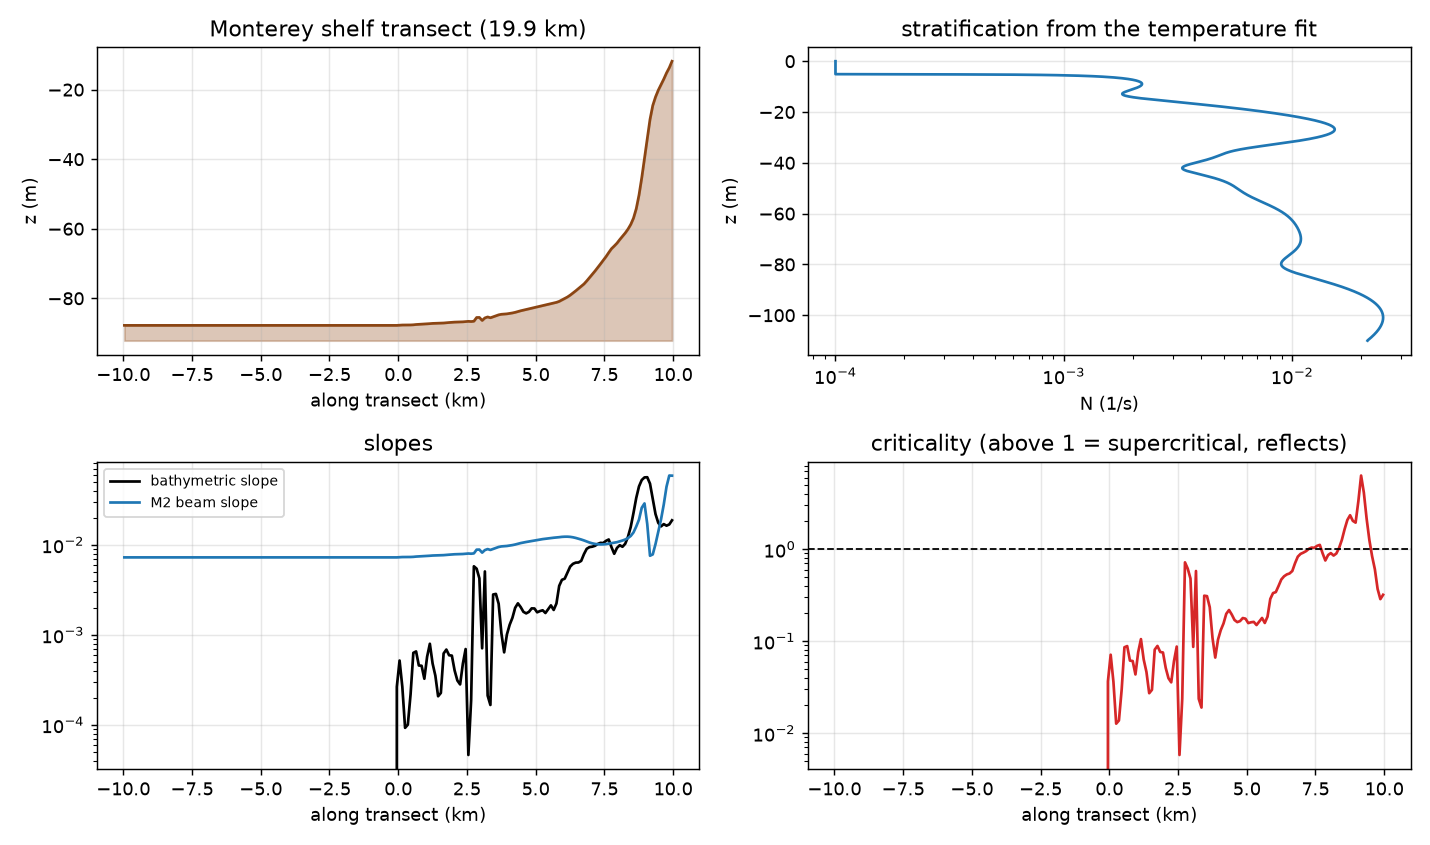

This chart was generated by the following Python code:
#!/usr/bin/env python3
"""mry_setup.py -- turn the Monterey data into a model configuration.

  python mry_setup.py --bathy narrow_bathy_100m.csv --out grids/mryshelf

Reads the two data files and writes what the solver needs:

  grids/mryshelf/*.m   boundary curves for gridGen, with the measured depth
                       profile embedded (no file I/O from inside Octave)
  mry_N.txt            N(z) table, from the temperature fit
  mry_setup.png        what the configuration looks like, and whether the
                       internal tide is sub- or supercritical along it

WHAT THE DATA ARE

narrow_bathy_100m.csv is a 10.1 km transect in UTM zone 10N (EPSG 26910),
three columns 100 m apart, so effectively a 1-D depth profile, 6-88 m deep.
MRY_profile.txt is a seven-Gaussian fit of temperature against depth over the
same 0-110 m range. Together they describe a shallow shelf slab, NOT the deep
canyon -- the canyon is >1000 m and is not in these files.

WHY THE CONFIGURATION MATTERS MORE THAN THE GEOMETRY

At 36.8 N the M2 tide has f/omega = 0.62, so rotation cuts the beam slope by
22% and cannot be left out. N varies from 2.1e-3 near the surface to 8.9e-3
near the bottom, a factor of four, so a single scalar N is not usable either.
Both are reported below so the numbers are on record before any run.
"""
import argparse
import os

import numpy as np

# MRY_profile.txt: T(z) = sum a_i exp(-((z-b_i)/c_i)^2), z in m (negative down)
FIT_A = [12.69, 0.3666, 2.163, -0.2957, 1.343, 4.714, 0.5697]
FIT_B = [-2.649, -43.06, -56.65, -29.76, -70.12, -88.98, -25.25]
FIT_C = [85.04, 8.703, 14.45, 5.569, 11.93, 17.79, 11.71]

G = 9.81
ALPHA_T = 2.0e-4          # thermal expansion, 1/degC
OMEGA_M2 = 2*np.pi/44712.0
LAT = 36.8


def temperature(z):
    t = np.zeros_like(np.asarray(z, dtype=float))
    for a, b, c in zip(FIT_A, FIT_B, FIT_C):
        t = t + a*np.exp(-((z - b)/c)**2)
    return t


def buoyancy_frequency(z, floor=1e-4):
    """N(z) from the temperature fit with a linear equation of state.

    A floor is applied because the fit is only constrained over 0 to -110 m and
    a fitted profile can go weakly unstable where it is unconstrained; the floor
    keeps N real without inventing stratification.
    """
    t = temperature(z)
    n2 = G*ALPHA_T*np.gradient(t, z)
    return np.sqrt(np.maximum(n2, floor**2))


def read_transect(path):
    d = np.loadtxt(path)
    ux = np.unique(np.round(d[:, 0], 1))
    uy = np.unique(np.round(d[:, 1], 1))
    if len(ux)*len(uy) != len(d):
        raise SystemExit('bathymetry is not on a regular grid')
    z = d[:, 2].reshape(len(uy), len(ux))
    h = np.abs(np.nanmean(z, axis=1))          # average the three columns
    s = uy - uy.min()                          # along-transect distance, m
    order = np.argsort(s)
    return s[order], h[order]


def write_grid(outdir, s, h, smooth_m):
    """Boundary curves for gridGen, with the depth profile embedded."""
    os.makedirs(outdir, exist_ok=True)
    Lx = float(s.max() - s.min())
    D0 = float(h.max())

    # light smoothing: the solver's bed constraint differentiates this profile,
    # and 100 m data on a ~20 m grid would otherwise be a staircase
    if smooth_m > 0:
        w = max(int(round(smooth_m/np.median(np.diff(s)))), 1)
        k = np.ones(w)/w
        hs = np.convolve(np.pad(h, (w, w), mode='edge'), k, mode='same')[w:-w]
    else:
        hs = h

    xs = s - s.mean()                          # centre the domain on x = 0
    prof = '\n'.join(f'        {a:.4f} {b:.4f};' for a, b in zip(xs, hs))

    with open(os.path.join(outdir, 'geom.m'), 'w') as fh:
        fh.write("function [Lx, D0, ab, Lb] = geom()\n"
                 "% Monterey shelf transect. ab and Lb are unused here (the bed comes\n"
                 "% from measured bathymetry) but are kept so the signature matches the\n"
                 "% other grids and the driver's geom_over mechanism still works.\n"
                 "    if exist('geom_over') == 2\n"
                 "        [Lx, D0, ab, Lb] = geom_over();\n"
                 "    else\n"
                 f"        Lx = {Lx:.1f};\n"
                 f"        D0 = {D0:.2f};\n"
                 "        ab = 0;\n"
                 "        Lb = 1;\n"
                 "    end\n"
                 "end\n")

    with open(os.path.join(outdir, 'mry_depth.m'), 'w') as fh:
        fh.write("function d = mry_depth(x)\n"
                 "% Measured depth (positive, metres) against along-transect distance,\n"
                 "% centred on x = 0. Embedded rather than read from disk so gridGen\n"
                 "% works whatever the current directory is.\n"
                 "    persistent P\n"
                 "    if isempty(P)\n"
                 "        P = [\n" + prof + "\n        ];\n"
                 "    end\n"
                 "    d = interp1(P(:, 1), P(:, 2), x, 'linear', 'extrap');\n"
                 "end\n")

    with open(os.path.join(outdir, 'bottom.m'), 'w') as fh:
        fh.write("function XY = bottom(s)\n"
                 "    [Lx, D0, ab, Lb] = geom();\n"
                 "    x = -Lx/2 + Lx*stretch(s, 1, betaOf(s, 'bot'));\n"
                 "    XY = [x, -mry_depth(x)];\n"
                 "end\n")

    for name, body in (
        ('top.m', "    [Lx, D0, ab, Lb] = geom();\n"
                  "    x = -Lx/2 + Lx*stretch(s, 1, betaOf(s, 'top'));\n"
                  "    XY = [x, 0];\n"),
        ('left.m', "    [Lx, D0, ab, Lb] = geom();\n"
                   "    global BULGE\n"
                   "    if isempty(BULGE)\n"
                   "        BULGE = 0.0;\n"
                   "    end\n"
                   "    d = mry_depth(-Lx/2);\n"
                   "    XY = [-Lx/2 + BULGE*D0*sin(pi*s), -d*(1 - s)];\n"),
        ('right.m', "    [Lx, D0, ab, Lb] = geom();\n"
                    "    global BULGE\n"
                    "    if isempty(BULGE)\n"
                    "        BULGE = 0.0;\n"
                    "    end\n"
                    "    d = mry_depth(Lx/2);\n"
                    "    XY = [Lx/2 - BULGE*D0*sin(pi*s), -d*(1 - s)];\n"),
    ):
        with open(os.path.join(outdir, name), 'w') as fh:
            fh.write(f"function XY = {name[:-2]}(s)\n" + body + "end\n")

    for name in ('betaOf.m', 'stretch.m'):
        src = os.path.join('grids', 'iwbridge', name)
        if os.path.isfile(src):
            with open(src) as a, open(os.path.join(outdir, name), 'w') as b:
                b.write(a.read())
    return Lx, D0, xs, hs


def main():
    ap = argparse.ArgumentParser()
    ap.add_argument('--bathy', default='narrow_bathy_100m.csv')
    ap.add_argument('--out', default=os.path.join('grids', 'mryshelf'))
    ap.add_argument('--extend', type=float, default=0.0,
                    help='total transect length in km after extending the OFFSHORE '
                         'end at its deepest depth. Walter et al. (2012) use a 20 km '
                         'domain, 80 m deep, with the shelf at the shoreward end; '
                         'the measured transect is 10.1 km, so 20 here reproduces '
                         'their geometry and leaves room for the incoming wave to '
                         'develop before it reaches the slope.')
    ap.add_argument('--trim', type=float, default=0.0,
                    help='drop the part of the transect shallower than this depth '
                         '(m). The shallow end is where the cells are worst: the '
                         'domain is 115:1 overall and its last kilometre is far '
                         'worse. Trimming at 20 m removes the most distorted '
                         'cells at the cost of about a kilometre of transect.')
    ap.add_argument('--smooth', type=float, default=200.0,
                    help='along-transect smoothing length in m (0 = none)')
    ap.add_argument('--ntable', default='mry_N.txt')
    ap.add_argument('--figure', default='mry_setup.png')
    g = ap.parse_args()

    s, h = read_transect(g.bathy)
    if g.extend > 0:
        # Which end is deep? Extend that one, at its own depth, with a short
        # cosine join so the added section does not start with a kink.
        total = g.extend * 1000.0
        have = s.max() - s.min()
        if total <= have:
            raise SystemExit(f'--extend {g.extend} km is shorter than the transect '
                             f'({have/1000:.1f} km)')
        add_len = total - have
        deep_left = h[0] > h[-1]
        step = float(np.median(np.abs(np.diff(s))))
        npad = max(int(round(add_len / step)), 2)
        pad_s = np.arange(1, npad + 1) * step
        hdeep = h[0] if deep_left else h[-1]
        pad_h = np.full(npad, hdeep)
        if deep_left:
            s = np.concatenate([s.min() - pad_s[::-1], s])
            h = np.concatenate([pad_h, h])
        else:
            s = np.concatenate([s, s.max() + pad_s])
            h = np.concatenate([h, pad_h])
        print(f"extended the {'offshore (left)' if deep_left else 'offshore (right)'} "
              f"end by {add_len/1000:.1f} km at {hdeep:.1f} m -> "
              f"{(s.max()-s.min())/1000:.1f} km total")
    if g.trim > 0:
        keep = h >= g.trim
        if keep.sum() < 10:
            raise SystemExit(f'--trim {g.trim} leaves too little transect')
        s, h = s[keep], h[keep]
        print(f"trimmed to depths >= {g.trim:.0f} m: {len(h)} points, "
              f"{(s.max()-s.min())/1000:.1f} km")
    Lx, D0, xs, hs = write_grid(g.out, s, h, g.smooth)

    zt = np.linspace(-max(110.0, D0), 0.0, 1101)
    N = buoyancy_frequency(zt)
    np.savetxt(g.ntable, np.c_[zt, N], fmt='%12.4f %14.6e',
               header='z (m, negative down)   N (1/s)   from MRY_profile.txt, linear EOS')

    f = 2*7.292e-5*np.sin(np.radians(LAT))
    slope = np.sqrt(max(OMEGA_M2**2 - f**2, 0.0)/np.maximum(N**2 - OMEGA_M2**2, 1e-14))
    slope_norot = np.sqrt(OMEGA_M2**2/np.maximum(N**2 - OMEGA_M2**2, 1e-14))
    topo = np.abs(np.gradient(hs, xs))
    slope_at_bed = np.interp(-hs, zt, slope)
    crit = topo/np.maximum(slope_at_bed, 1e-12)

    print(f"\ntransect      {Lx/1000:.1f} km long, {hs.min():.1f} to {hs.max():.1f} m deep")
    print(f"grid files    {g.out}")
    print(f"N(z)          {N.min():.2e} to {N.max():.2e} 1/s -> {g.ntable}")
    print(f"M2            omega {OMEGA_M2:.3e}, f {f:.3e}, f/omega {f/OMEGA_M2:.2f}")
    print(f"beam slope    {np.percentile(slope, 5):.4f} to {np.percentile(slope, 95):.4f} "
          f"(without rotation: {np.percentile(slope_norot, 5):.4f} to "
          f"{np.percentile(slope_norot, 95):.4f})")
    print(f"criticality   median {np.median(crit):.2f}, max {crit.max():.2f}, "
          f"{100*np.mean(crit > 1):.0f}% of the transect supercritical")
    print(f"bounce        {D0/np.interp(-D0, zt, slope)/1000:.1f} km at the deepest point "
          f"-> {Lx/(D0/np.interp(-D0, zt, slope)):.1f} bounces across the domain\n")

    import matplotlib
    matplotlib.use('Agg')
    import matplotlib.pyplot as plt
    fig, ax = plt.subplots(2, 2, figsize=(11, 6.5))
    ax[0, 0].plot(xs/1000, -hs, color='saddlebrown')
    ax[0, 0].fill_between(xs/1000, -hs, -D0*1.05, color='saddlebrown', alpha=0.3)
    ax[0, 0].set_xlabel('along transect (km)')
    ax[0, 0].set_ylabel('z (m)')
    ax[0, 0].set_title(f'Monterey shelf transect ({Lx/1000:.1f} km)')
    ax[0, 1].semilogx(N, zt, color='tab:blue')
    ax[0, 1].set_xlabel('N (1/s)')
    ax[0, 1].set_ylabel('z (m)')
    ax[0, 1].set_title('stratification from the temperature fit')
    ax[1, 0].plot(xs/1000, topo, color='k', label='bathymetric slope')
    ax[1, 0].plot(xs/1000, slope_at_bed, color='tab:blue', label='M2 beam slope')
    ax[1, 0].set_yscale('log')
    ax[1, 0].set_xlabel('along transect (km)')
    ax[1, 0].set_title('slopes')
    ax[1, 0].legend(fontsize=8)
    ax[1, 1].plot(xs/1000, crit, color='tab:red')
    ax[1, 1].axhline(1, color='k', ls='--', lw=1)
    ax[1, 1].set_yscale('log')
    ax[1, 1].set_xlabel('along transect (km)')
    ax[1, 1].set_title('criticality (above 1 = supercritical, reflects)')
    for a in ax.ravel():
        a.grid(alpha=0.3)
    fig.tight_layout()
    fig.savefig(g.figure, dpi=130)
    print(f"figure        {g.figure}")


if __name__ == '__main__':
    main()
